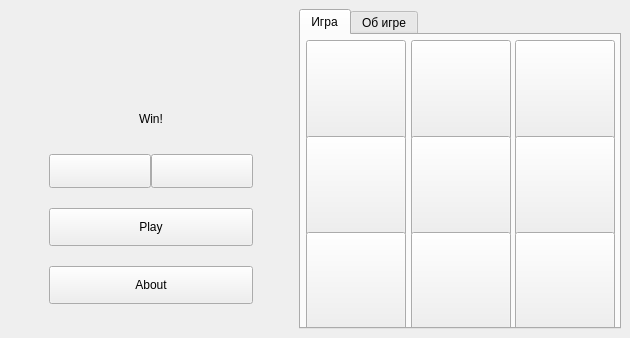
<?xml version="1.0" encoding="UTF-8"?>
<ui version="4.0">
 <class>Widget</class>
 <widget class="QMainWindow" name="Widget">
  <property name="geometry">
   <rect>
    <x>0</x>
    <y>0</y>
    <width>630</width>
    <height>338</height>
   </rect>
  </property>
  <property name="minimumSize">
   <size>
    <width>630</width>
    <height>0</height>
   </size>
  </property>
  <property name="maximumSize">
   <size>
    <width>750</width>
    <height>450</height>
   </size>
  </property>
  <property name="windowTitle">
   <string>The Tic-Tac-Toe</string>
  </property>
  <property name="windowIcon">
   <iconset resource="resourses.qrc">
    <normaloff>:/resourses/images/title_ico.png</normaloff>:/resourses/images/title_ico.png</iconset>
  </property>
  <property name="styleSheet">
   <string notr="true"/>
  </property>
  <widget class="QWidget" name="centralwidget">
   <layout class="QHBoxLayout" name="horizontalLayout_2">
    <item>
     <spacer name="horizontalSpacer">
      <property name="orientation">
       <enum>Qt::Horizontal</enum>
      </property>
      <property name="sizeType">
       <enum>QSizePolicy::Fixed</enum>
      </property>
      <property name="sizeHint" stdset="0">
       <size>
        <width>40</width>
        <height>20</height>
       </size>
      </property>
     </spacer>
    </item>
    <item>
     <layout class="QVBoxLayout" name="verticalLayout">
      <property name="spacing">
       <number>20</number>
      </property>
      <item>
       <spacer name="verticalSpacer_2">
        <property name="orientation">
         <enum>Qt::Vertical</enum>
        </property>
        <property name="sizeHint" stdset="0">
         <size>
          <width>20</width>
          <height>40</height>
         </size>
        </property>
       </spacer>
      </item>
      <item>
       <widget class="QLabel" name="nameLabel">
        <property name="sizePolicy">
         <sizepolicy hsizetype="Preferred" vsizetype="Fixed">
          <horstretch>0</horstretch>
          <verstretch>0</verstretch>
         </sizepolicy>
        </property>
        <property name="minimumSize">
         <size>
          <width>0</width>
          <height>50</height>
         </size>
        </property>
        <property name="text">
         <string/>
        </property>
        <property name="pixmap">
         <pixmap>:/resourses/images/name.png</pixmap>
        </property>
        <property name="alignment">
         <set>Qt::AlignCenter</set>
        </property>
       </widget>
      </item>
      <item>
       <widget class="QLabel" name="messageLabel">
        <property name="sizePolicy">
         <sizepolicy hsizetype="Preferred" vsizetype="Fixed">
          <horstretch>0</horstretch>
          <verstretch>0</verstretch>
         </sizepolicy>
        </property>
        <property name="minimumSize">
         <size>
          <width>0</width>
          <height>30</height>
         </size>
        </property>
        <property name="text">
         <string>Win!</string>
        </property>
        <property name="alignment">
         <set>Qt::AlignCenter</set>
        </property>
       </widget>
      </item>
      <item>
       <layout class="QHBoxLayout" name="horizontalLayout">
        <property name="spacing">
         <number>0</number>
        </property>
        <item>
         <widget class="QPushButton" name="leftButton">
          <property name="minimumSize">
           <size>
            <width>0</width>
            <height>34</height>
           </size>
          </property>
          <property name="styleSheet">
           <string notr="true"/>
          </property>
          <property name="text">
           <string/>
          </property>
         </widget>
        </item>
        <item>
         <widget class="QPushButton" name="rightButton">
          <property name="minimumSize">
           <size>
            <width>0</width>
            <height>34</height>
           </size>
          </property>
          <property name="text">
           <string/>
          </property>
         </widget>
        </item>
       </layout>
      </item>
      <item>
       <widget class="QPushButton" name="startButton">
        <property name="minimumSize">
         <size>
          <width>0</width>
          <height>38</height>
         </size>
        </property>
        <property name="text">
         <string>Play</string>
        </property>
       </widget>
      </item>
      <item>
       <widget class="QPushButton" name="aboutButton">
        <property name="minimumSize">
         <size>
          <width>0</width>
          <height>38</height>
         </size>
        </property>
        <property name="styleSheet">
         <string notr="true"/>
        </property>
        <property name="text">
         <string>About</string>
        </property>
       </widget>
      </item>
      <item>
       <spacer name="verticalSpacer">
        <property name="orientation">
         <enum>Qt::Vertical</enum>
        </property>
        <property name="sizeHint" stdset="0">
         <size>
          <width>20</width>
          <height>40</height>
         </size>
        </property>
       </spacer>
      </item>
     </layout>
    </item>
    <item>
     <spacer name="horizontalSpacer_2">
      <property name="orientation">
       <enum>Qt::Horizontal</enum>
      </property>
      <property name="sizeType">
       <enum>QSizePolicy::Fixed</enum>
      </property>
      <property name="sizeHint" stdset="0">
       <size>
        <width>40</width>
        <height>20</height>
       </size>
      </property>
     </spacer>
    </item>
    <item>
     <widget class="QTabWidget" name="tabWidget">
      <property name="sizePolicy">
       <sizepolicy hsizetype="Fixed" vsizetype="Fixed">
        <horstretch>0</horstretch>
        <verstretch>0</verstretch>
       </sizepolicy>
      </property>
      <property name="minimumSize">
       <size>
        <width>320</width>
        <height>320</height>
       </size>
      </property>
      <property name="maximumSize">
       <size>
        <width>322</width>
        <height>322</height>
       </size>
      </property>
      <property name="styleSheet">
       <string notr="true"/>
      </property>
      <property name="currentIndex">
       <number>0</number>
      </property>
      <widget class="QWidget" name="tab">
       <property name="styleSheet">
        <string notr="true"/>
       </property>
       <attribute name="title">
        <string>Игра</string>
       </attribute>
       <layout class="QGridLayout" name="gridLayout">
        <property name="leftMargin">
         <number>5</number>
        </property>
        <property name="topMargin">
         <number>5</number>
        </property>
        <property name="rightMargin">
         <number>5</number>
        </property>
        <property name="bottomMargin">
         <number>5</number>
        </property>
        <property name="spacing">
         <number>5</number>
        </property>
        <item row="0" column="0">
         <widget class="QPushButton" name="pushButton_0">
          <property name="sizePolicy">
           <sizepolicy hsizetype="Fixed" vsizetype="Fixed">
            <horstretch>0</horstretch>
            <verstretch>0</verstretch>
           </sizepolicy>
          </property>
          <property name="minimumSize">
           <size>
            <width>100</width>
            <height>100</height>
           </size>
          </property>
          <property name="styleSheet">
           <string notr="true"/>
          </property>
          <property name="text">
           <string/>
          </property>
         </widget>
        </item>
        <item row="0" column="1">
         <widget class="QPushButton" name="pushButton_1">
          <property name="sizePolicy">
           <sizepolicy hsizetype="Fixed" vsizetype="Fixed">
            <horstretch>0</horstretch>
            <verstretch>0</verstretch>
           </sizepolicy>
          </property>
          <property name="minimumSize">
           <size>
            <width>100</width>
            <height>100</height>
           </size>
          </property>
          <property name="text">
           <string/>
          </property>
         </widget>
        </item>
        <item row="0" column="2">
         <widget class="QPushButton" name="pushButton_2">
          <property name="sizePolicy">
           <sizepolicy hsizetype="Fixed" vsizetype="Fixed">
            <horstretch>0</horstretch>
            <verstretch>0</verstretch>
           </sizepolicy>
          </property>
          <property name="minimumSize">
           <size>
            <width>100</width>
            <height>100</height>
           </size>
          </property>
          <property name="text">
           <string/>
          </property>
         </widget>
        </item>
        <item row="1" column="0">
         <widget class="QPushButton" name="pushButton_3">
          <property name="sizePolicy">
           <sizepolicy hsizetype="Fixed" vsizetype="Fixed">
            <horstretch>0</horstretch>
            <verstretch>0</verstretch>
           </sizepolicy>
          </property>
          <property name="minimumSize">
           <size>
            <width>100</width>
            <height>100</height>
           </size>
          </property>
          <property name="text">
           <string/>
          </property>
         </widget>
        </item>
        <item row="1" column="1">
         <widget class="QPushButton" name="pushButton_4">
          <property name="sizePolicy">
           <sizepolicy hsizetype="Fixed" vsizetype="Fixed">
            <horstretch>0</horstretch>
            <verstretch>0</verstretch>
           </sizepolicy>
          </property>
          <property name="minimumSize">
           <size>
            <width>100</width>
            <height>100</height>
           </size>
          </property>
          <property name="text">
           <string/>
          </property>
         </widget>
        </item>
        <item row="1" column="2">
         <widget class="QPushButton" name="pushButton_5">
          <property name="sizePolicy">
           <sizepolicy hsizetype="Fixed" vsizetype="Fixed">
            <horstretch>0</horstretch>
            <verstretch>0</verstretch>
           </sizepolicy>
          </property>
          <property name="minimumSize">
           <size>
            <width>100</width>
            <height>100</height>
           </size>
          </property>
          <property name="text">
           <string/>
          </property>
         </widget>
        </item>
        <item row="2" column="0">
         <widget class="QPushButton" name="pushButton_6">
          <property name="sizePolicy">
           <sizepolicy hsizetype="Fixed" vsizetype="Fixed">
            <horstretch>0</horstretch>
            <verstretch>0</verstretch>
           </sizepolicy>
          </property>
          <property name="minimumSize">
           <size>
            <width>100</width>
            <height>100</height>
           </size>
          </property>
          <property name="text">
           <string/>
          </property>
         </widget>
        </item>
        <item row="2" column="1">
         <widget class="QPushButton" name="pushButton_7">
          <property name="sizePolicy">
           <sizepolicy hsizetype="Fixed" vsizetype="Fixed">
            <horstretch>0</horstretch>
            <verstretch>0</verstretch>
           </sizepolicy>
          </property>
          <property name="minimumSize">
           <size>
            <width>100</width>
            <height>100</height>
           </size>
          </property>
          <property name="text">
           <string/>
          </property>
         </widget>
        </item>
        <item row="2" column="2">
         <widget class="QPushButton" name="pushButton_8">
          <property name="sizePolicy">
           <sizepolicy hsizetype="Fixed" vsizetype="Fixed">
            <horstretch>0</horstretch>
            <verstretch>0</verstretch>
           </sizepolicy>
          </property>
          <property name="minimumSize">
           <size>
            <width>100</width>
            <height>100</height>
           </size>
          </property>
          <property name="text">
           <string/>
          </property>
         </widget>
        </item>
       </layout>
      </widget>
      <widget class="QWidget" name="tab_2">
       <attribute name="title">
        <string>Об игре</string>
       </attribute>
       <layout class="QVBoxLayout" name="verticalLayout_2">
        <item>
         <widget class="QLabel" name="aboutTextLabel">
          <property name="text">
           <string>Rules of the game:                                                         Players take turns placing 3x3 signs on the free squares of the field(one is always crosses, the other is always nougths). The first one who lines up 3 of his pieces vertically, horizontally or diagonally wins. The first move is made by the player putting crosses.</string>
          </property>
          <property name="alignment">
           <set>Qt::AlignLeading|Qt::AlignLeft|Qt::AlignTop</set>
          </property>
          <property name="wordWrap">
           <bool>true</bool>
          </property>
         </widget>
        </item>
       </layout>
      </widget>
     </widget>
    </item>
   </layout>
  </widget>
 </widget>
 <resources>
  <include location="resourses.qrc"/>
 </resources>
 <connections/>
</ui>
